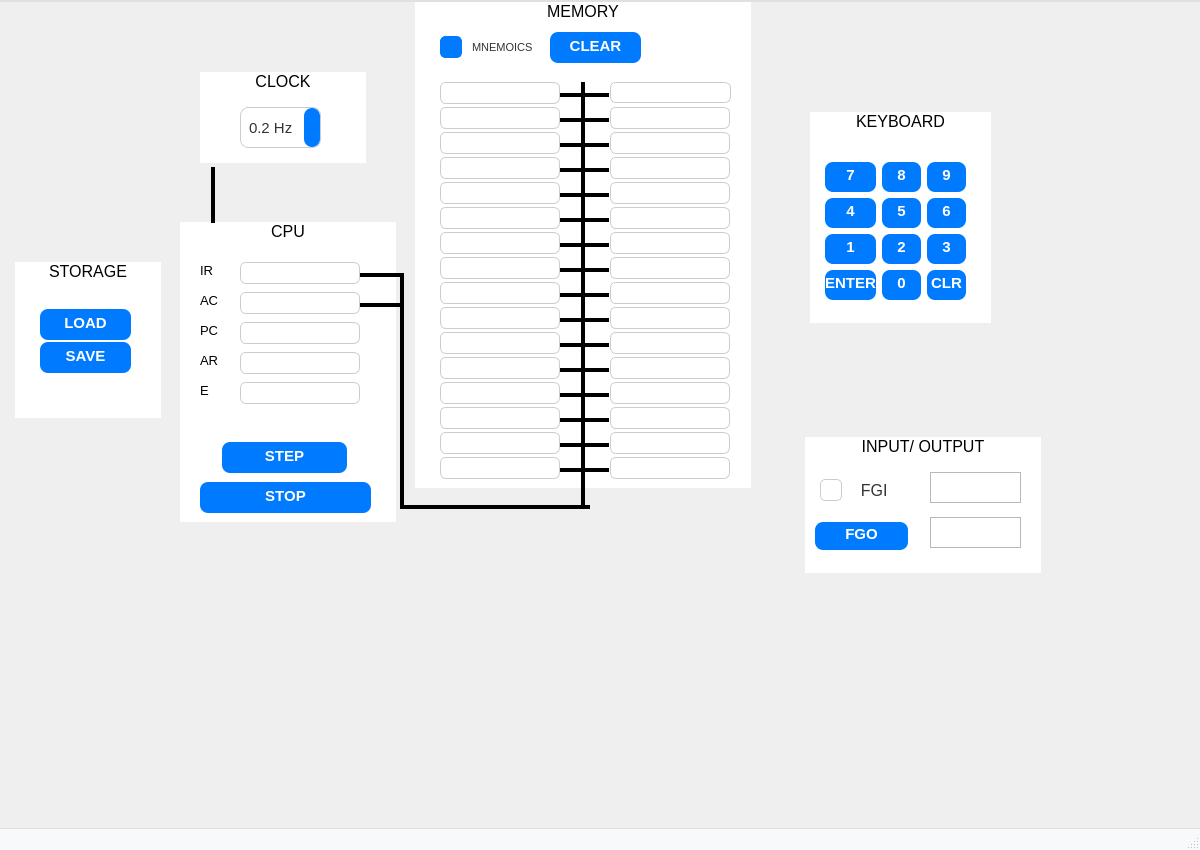
<?xml version="1.0" encoding="UTF-8"?>
<ui version="4.0">
 <class>MainWindow</class>
 <widget class="QMainWindow" name="MainWindow">
  <property name="geometry">
   <rect>
    <x>0</x>
    <y>0</y>
    <width>1200</width>
    <height>850</height>
   </rect>
  </property>
  <property name="windowTitle">
   <string>MainWindow</string>
  </property>
  <property name="styleSheet">
   <string notr="true">/* Main window styles */
QMainWindow {
    background-color: #rgb(255, 194, 108);
    color: rgb(0, 85, 0)333;
    font-family: 'Inter', Arial, sans-serif;
    font-size: 16px;
    border: none;
    border-radius: 10px;
}
/* Central widget styles 
QWidget {
    /*background-color: #f8f9fa;
    color: #333333;*/
   /* border-radius: 10px;
}*/

/* Header label styles */
QLabel#headerLabel {
    font-size: 28px;
    font-weight: 700;
    color: #333333;
    padding: 20px;
    border-bottom: 2px solid #e0e0e0;
    margin-bottom: 25px;
    text-transform: uppercase;
    letter-spacing: 1.2px;
}

/* LineEdit styles */
QLineEdit {
    background-color: #ffffff;
    border: 1px solid #cccccc;
    border-radius: 6px;
    color: #333333;
    padding: 2px;
    font-size: 15px;
}
QLineEdit:focus {
    border-color: #007bff;
}

/* Button styles */
QPushButton {
    background-color: #007bff;
    border: none;
    border-radius: 8px;
    color: #ffffff;
	padding: 4px,8px; 
    font-size: 15px;
    font-weight: 600;
}
QPushButton:hover {
    background-color: #0056b3;
}
QPushButton:pressed {
    background-color: #003f7f;
}

/* ComboBox styles */
QComboBox {
    background-color: #ffffff;
    border: 1px solid #cccccc;
    border-radius: 8px;
    color: #333333;
    padding: 8px;
    font-size: 15px;
}
QComboBox::drop-down {
    border: none;
    background-color: #007bff;
    border-radius: 8px;
    color: #ffffff;
}
QComboBox QAbstractItemView {
    background-color: #ffffff;
    color: #333333;
    selection-background-color: #007bff;
    border: 1px solid #cccccc;
    border-radius: 8px;
    padding: 5px;
}

/* CheckBox styles */
QCheckBox {
    color: #333333;
    spacing: 10px;
}
QCheckBox::indicator {
    width: 20px;
    height: 20px;
    background-color: #ffffff;
    border: 1px solid #cccccc;
    border-radius: 5px;
}
QCheckBox::indicator:checked {
    background-color: #007bff;
    border-color: #007bff;
}

/* ScrollBar styles */
QScrollBar:vertical {
    border: none;
    background: #f8f9fa;
    width: 14px;
    margin: 4px 2px 4px 2px;
    border-radius: 7px;
}
QScrollBar::handle:vertical {
    background: #cccccc;
    border-radius: 7px;
}
QScrollBar::handle:vertical:hover {
    background: #007bff;
}
QScrollBar::add-line:vertical, QScrollBar::sub-line:vertical {
    height: 0;
}

/* Menu bar styles */
QMenuBar {
    background-color: #f8f9fa;
    color: #333333;
    border: 1px solid #e0e0e0;
    border-radius: 8px;
}
QMenuBar::item {
    padding: 8px 16px;
    background: transparent;
    border-radius: 5px;
}
QMenuBar::item:selected {
    background: #007bff;
    color: #ffffff;
}

/* Status bar styles */
QStatusBar {
    background-color: #f8f9fa;
    color: #333333;
    border-top: 1px solid #e0e0e0;
}


/* Line styles */
</string>
  </property>
  <widget class="QWidget" name="centralwidget">
   <widget class="QLineEdit" name="memAddr_0">
    <property name="geometry">
     <rect>
      <x>440</x>
      <y>80</y>
      <width>120</width>
      <height>22</height>
     </rect>
    </property>
    <property name="text">
     <string/>
    </property>
   </widget>
   <widget class="QLineEdit" name="memAddr_1">
    <property name="geometry">
     <rect>
      <x>440</x>
      <y>105</y>
      <width>120</width>
      <height>22</height>
     </rect>
    </property>
   </widget>
   <widget class="QLineEdit" name="memAddr_3">
    <property name="geometry">
     <rect>
      <x>440</x>
      <y>155</y>
      <width>120</width>
      <height>22</height>
     </rect>
    </property>
   </widget>
   <widget class="QLineEdit" name="memAddr_2">
    <property name="geometry">
     <rect>
      <x>440</x>
      <y>130</y>
      <width>120</width>
      <height>22</height>
     </rect>
    </property>
   </widget>
   <widget class="QLineEdit" name="memAddr_5">
    <property name="geometry">
     <rect>
      <x>440</x>
      <y>205</y>
      <width>120</width>
      <height>22</height>
     </rect>
    </property>
   </widget>
   <widget class="QLineEdit" name="memAddr_7">
    <property name="geometry">
     <rect>
      <x>440</x>
      <y>255</y>
      <width>120</width>
      <height>22</height>
     </rect>
    </property>
   </widget>
   <widget class="QLineEdit" name="memAddr_4">
    <property name="geometry">
     <rect>
      <x>440</x>
      <y>180</y>
      <width>120</width>
      <height>22</height>
     </rect>
    </property>
   </widget>
   <widget class="QLineEdit" name="memAddr_6">
    <property name="geometry">
     <rect>
      <x>440</x>
      <y>230</y>
      <width>120</width>
      <height>22</height>
     </rect>
    </property>
   </widget>
   <widget class="QLineEdit" name="memAddr_9">
    <property name="geometry">
     <rect>
      <x>440</x>
      <y>305</y>
      <width>120</width>
      <height>22</height>
     </rect>
    </property>
   </widget>
   <widget class="QLineEdit" name="memAddr_11">
    <property name="geometry">
     <rect>
      <x>440</x>
      <y>355</y>
      <width>120</width>
      <height>22</height>
     </rect>
    </property>
   </widget>
   <widget class="QLineEdit" name="memAddr_12">
    <property name="geometry">
     <rect>
      <x>440</x>
      <y>380</y>
      <width>120</width>
      <height>22</height>
     </rect>
    </property>
   </widget>
   <widget class="QLineEdit" name="memAddr_8">
    <property name="geometry">
     <rect>
      <x>440</x>
      <y>280</y>
      <width>120</width>
      <height>22</height>
     </rect>
    </property>
   </widget>
   <widget class="QLineEdit" name="memAddr_13">
    <property name="geometry">
     <rect>
      <x>440</x>
      <y>405</y>
      <width>120</width>
      <height>22</height>
     </rect>
    </property>
   </widget>
   <widget class="QLineEdit" name="memAddr_14">
    <property name="geometry">
     <rect>
      <x>440</x>
      <y>430</y>
      <width>120</width>
      <height>22</height>
     </rect>
    </property>
   </widget>
   <widget class="QLineEdit" name="memAddr_10">
    <property name="geometry">
     <rect>
      <x>440</x>
      <y>330</y>
      <width>120</width>
      <height>22</height>
     </rect>
    </property>
   </widget>
   <widget class="QLineEdit" name="memAddr_15">
    <property name="geometry">
     <rect>
      <x>440</x>
      <y>455</y>
      <width>120</width>
      <height>22</height>
     </rect>
    </property>
   </widget>
   <widget class="QLineEdit" name="memAddr_28">
    <property name="geometry">
     <rect>
      <x>610</x>
      <y>380</y>
      <width>120</width>
      <height>22</height>
     </rect>
    </property>
   </widget>
   <widget class="QLineEdit" name="memAddr_19">
    <property name="geometry">
     <rect>
      <x>610</x>
      <y>155</y>
      <width>120</width>
      <height>22</height>
     </rect>
    </property>
   </widget>
   <widget class="QLineEdit" name="memAddr_17">
    <property name="geometry">
     <rect>
      <x>610</x>
      <y>105</y>
      <width>120</width>
      <height>22</height>
     </rect>
    </property>
   </widget>
   <widget class="QLineEdit" name="memAddr_29">
    <property name="geometry">
     <rect>
      <x>610</x>
      <y>405</y>
      <width>120</width>
      <height>22</height>
     </rect>
    </property>
   </widget>
   <widget class="QLineEdit" name="memAddr_27">
    <property name="geometry">
     <rect>
      <x>610</x>
      <y>355</y>
      <width>120</width>
      <height>22</height>
     </rect>
    </property>
   </widget>
   <widget class="QLineEdit" name="memAddr_20">
    <property name="geometry">
     <rect>
      <x>610</x>
      <y>180</y>
      <width>120</width>
      <height>22</height>
     </rect>
    </property>
   </widget>
   <widget class="QLineEdit" name="memAddr_24">
    <property name="geometry">
     <rect>
      <x>610</x>
      <y>280</y>
      <width>120</width>
      <height>22</height>
     </rect>
    </property>
   </widget>
   <widget class="QLineEdit" name="memAddr_16">
    <property name="geometry">
     <rect>
      <x>610</x>
      <y>80</y>
      <width>121</width>
      <height>21</height>
     </rect>
    </property>
   </widget>
   <widget class="QLineEdit" name="memAddr_22">
    <property name="geometry">
     <rect>
      <x>610</x>
      <y>230</y>
      <width>120</width>
      <height>22</height>
     </rect>
    </property>
   </widget>
   <widget class="QLineEdit" name="memAddr_21">
    <property name="geometry">
     <rect>
      <x>610</x>
      <y>205</y>
      <width>120</width>
      <height>22</height>
     </rect>
    </property>
   </widget>
   <widget class="QLineEdit" name="memAddr_26">
    <property name="geometry">
     <rect>
      <x>610</x>
      <y>330</y>
      <width>120</width>
      <height>22</height>
     </rect>
    </property>
   </widget>
   <widget class="QLineEdit" name="memAddr_31">
    <property name="geometry">
     <rect>
      <x>610</x>
      <y>455</y>
      <width>120</width>
      <height>22</height>
     </rect>
    </property>
   </widget>
   <widget class="QLineEdit" name="memAddr_30">
    <property name="geometry">
     <rect>
      <x>610</x>
      <y>430</y>
      <width>120</width>
      <height>22</height>
     </rect>
    </property>
   </widget>
   <widget class="QLineEdit" name="memAddr_25">
    <property name="geometry">
     <rect>
      <x>610</x>
      <y>305</y>
      <width>120</width>
      <height>22</height>
     </rect>
    </property>
   </widget>
   <widget class="QLineEdit" name="memAddr_18">
    <property name="geometry">
     <rect>
      <x>610</x>
      <y>130</y>
      <width>120</width>
      <height>22</height>
     </rect>
    </property>
   </widget>
   <widget class="QLineEdit" name="memAddr_23">
    <property name="geometry">
     <rect>
      <x>610</x>
      <y>255</y>
      <width>120</width>
      <height>22</height>
     </rect>
    </property>
   </widget>
   <widget class="QLineEdit" name="irInput">
    <property name="geometry">
     <rect>
      <x>240</x>
      <y>260</y>
      <width>120</width>
      <height>22</height>
     </rect>
    </property>
   </widget>
   <widget class="QLineEdit" name="acInput">
    <property name="geometry">
     <rect>
      <x>240</x>
      <y>290</y>
      <width>120</width>
      <height>22</height>
     </rect>
    </property>
   </widget>
   <widget class="QLineEdit" name="pcInput">
    <property name="geometry">
     <rect>
      <x>240</x>
      <y>320</y>
      <width>120</width>
      <height>22</height>
     </rect>
    </property>
   </widget>
   <widget class="QLineEdit" name="arInput">
    <property name="geometry">
     <rect>
      <x>240</x>
      <y>350</y>
      <width>120</width>
      <height>22</height>
     </rect>
    </property>
   </widget>
   <widget class="QLineEdit" name="eInput">
    <property name="geometry">
     <rect>
      <x>240</x>
      <y>380</y>
      <width>120</width>
      <height>22</height>
     </rect>
    </property>
   </widget>
   <widget class="QComboBox" name="cmb_clock">
    <property name="geometry">
     <rect>
      <x>240</x>
      <y>105</y>
      <width>81</width>
      <height>41</height>
     </rect>
    </property>
    <property name="font">
     <font>
      <pointsize>-1</pointsize>
     </font>
    </property>
    <item>
     <property name="text">
      <string>0.2 Hz</string>
     </property>
    </item>

   </widget>

   <!--<widget class="QPushButton" name="btn_run">
    <property name="geometry">
     <rect>
      <x>200</x>
      <y>440</y>
      <width>81</width>
      <height>31</height>
     </rect>
    </property>
    <property name="text">
     <string>RUN</string>
    </property>
   </widget>  -->

   <widget class="QPushButton" name="btn_step">
    <property name="geometry">
     <rect>
      <x>222</x>
      <y>440</y>
      <width>125</width>
      <height>31</height>
     </rect>
    </property>
    <property name="text">
     <string>STEP</string>
    </property>
   </widget>
   <widget class="QPushButton" name="btn_stop">
    <property name="geometry">
     <rect>
      <x>200</x>
      <y>480</y>
      <width>171</width>
      <height>31</height>
     </rect>
    </property>
    <property name="text">
     <string>STOP</string>
    </property>
   </widget>
   <widget class="QLabel" name="label">
    <property name="geometry">
     <rect>
      <x>200</x>
      <y>260</y>
      <width>55</width>
      <height>16</height>
     </rect>
    </property>
    <property name="font">
     <font>
      <pointsize>10</pointsize>
     </font>
    </property>
    <property name="text">
     <string>IR</string>
    </property>
   </widget>
   <widget class="QLabel" name="label_2">
    <property name="geometry">
     <rect>
      <x>200</x>
      <y>290</y>
      <width>55</width>
      <height>16</height>
     </rect>
    </property>
    <property name="font">
     <font>
      <pointsize>10</pointsize>
     </font>
    </property>
    <property name="text">
     <string>AC</string>
    </property>
   </widget>
   <widget class="QLabel" name="label_3">
    <property name="geometry">
     <rect>
      <x>200</x>
      <y>320</y>
      <width>55</width>
      <height>16</height>
     </rect>
    </property>
    <property name="font">
     <font>
      <pointsize>10</pointsize>
     </font>
    </property>
    <property name="text">
     <string>PC</string>
    </property>
   </widget>
   <widget class="QLabel" name="label_20">
    <property name="geometry">
     <rect>
      <x>200</x>
      <y>350</y>
      <width>55</width>
      <height>16</height>
     </rect>
    </property>
    <property name="font">
     <font>
      <pointsize>10</pointsize>
     </font>
    </property>
    <property name="text">
     <string>AR</string>
    </property>
   </widget>
   <widget class="QLabel" name="label_21">
    <property name="geometry">
     <rect>
      <x>200</x>
      <y>380</y>
      <width>55</width>
      <height>16</height>
     </rect>
    </property>
    <property name="font">
     <font>
      <pointsize>10</pointsize>
     </font>
    </property>
    <property name="text">
     <string>E</string>
    </property>
   </widget>
   <widget class="QPushButton" name="btn_clear">
    <property name="geometry">
     <rect>
      <x>550</x>
      <y>30</y>
      <width>91</width>
      <height>31</height>
     </rect>
    </property>
    <property name="text">
     <string>CLEAR</string>
    </property>
   </widget>
   <widget class="QCheckBox" name="tggl_mnemonic">
    <property name="enabled">
     <bool>true</bool>
    </property>
    <property name="geometry">
     <rect>
      <x>440</x>
      <y>30</y>
      <width>111</width>
      <height>31</height>
     </rect>
    </property>
    <property name="font">
     <font>
      <pointsize>8</pointsize>
     </font>
    </property>
    <property name="text">
     <string>MNEMOICS</string>
    </property>
    <property name="checked">
     <bool>true</bool>
    </property>
   </widget>
   <widget class="QPushButton" name="btn_load">
    <property name="geometry">
     <rect>
      <x>40</x>
      <y>307</y>
      <width>91</width>
      <height>31</height>
     </rect>
    </property>
    <property name="text">
     <string>LOAD</string>
    </property>
   </widget>
   <widget class="QPushButton" name="btn_save">
    <property name="geometry">
     <rect>
      <x>40</x>
      <y>340</y>
      <width>91</width>
      <height>31</height>
     </rect>
    </property>
    <property name="text">
     <string>SAVE</string>
    </property>
   </widget>
   <widget class="QWidget" name="gridLayoutWidget">
    <property name="geometry">
     <rect>
      <x>825</x>
      <y>160</y>
      <width>141</width>
      <height>141</height>
     </rect>
    </property>
    <layout class="QGridLayout" name="Keyboard">
     <item row="1" column="0">
      <widget class="QPushButton" name="K_4">
       <property name="text">
        <string>4</string>
       </property>
      </widget>
     </item>
     <item row="1" column="2">
      <widget class="QPushButton" name="K_6">
       <property name="text">
        <string>6</string>
       </property>
      </widget>
     </item>
     <item row="0" column="0">
      <widget class="QPushButton" name="K_7">
       <property name="text">
        <string>7</string>
       </property>
      </widget>
     </item>
     <item row="4" column="1">
      <widget class="QPushButton" name="K_2">
       <property name="text">
        <string>2</string>
       </property>
      </widget>
     </item>
     <item row="0" column="2">
      <widget class="QPushButton" name="K_9">
       <property name="text">
        <string>9</string>
       </property>
      </widget>
     </item>
     <item row="4" column="2">
      <widget class="QPushButton" name="K_3">
       <property name="text">
        <string>3</string>
       </property>
      </widget>
     </item>
     <item row="5" column="2">
      <widget class="QPushButton" name="K_clr">
       <property name="text">
        <string>CLR</string>
       </property>
      </widget>
     </item>
     <item row="4" column="0">
      <widget class="QPushButton" name="K_1">
       <property name="text">
        <string>1</string>
       </property>
      </widget>
     </item>
     <item row="0" column="1">
      <widget class="QPushButton" name="K_8">
       <property name="text">
        <string>8</string>
       </property>
      </widget>
     </item>
     <item row="5" column="1">
      <widget class="QPushButton" name="K_0">
       <property name="text">
        <string>0</string>
       </property>
      </widget>
     </item>
     <item row="1" column="1">
      <widget class="QPushButton" name="K_5">
       <property name="text">
        <string>5</string>
       </property>
      </widget>
     </item>
     <item row="5" column="0">
      <widget class="QPushButton" name="K_etr">
       <property name="font">
        <font>
         <pointsize>-1</pointsize>
         <weight>75</weight>
         <bold>true</bold>
        </font>
       </property>
       <property name="text">
        <string>ENTER</string>
       </property>
      </widget>
     </item>
    </layout>
   </widget>
   <widget class="QLabel" name="label_6">
    <property name="geometry">
     <rect>
      <x>180</x>
      <y>220</y>
      <width>216</width>
      <height>300</height>
     </rect>
    </property>
    <property name="font">
     <font>
      <pointsize>12</pointsize>
     </font>
    </property>
    <property name="styleSheet">
     <string notr="true">QLabel{
background-color: rgb(255, 255, 255);

}</string>
    </property>
    <property name="text">
     <string>CPU</string>
    </property>
    <property name="alignment">
     <set>Qt::AlignHCenter|Qt::AlignTop</set>
    </property>
   </widget>
   <widget class="QLabel" name="label_7">
    <property name="geometry">
     <rect>
      <x>200</x>
      <y>70</y>
      <width>166</width>
      <height>91</height>
     </rect>
    </property>
    <property name="font">
     <font>
      <pointsize>12</pointsize>
     </font>
    </property>
    <property name="styleSheet">
     <string notr="true">QLabel{
background-color: rgb(255, 255, 255);

}</string>
    </property>
    <property name="text">
     <string>CLOCK</string>
    </property>
    <property name="alignment">
     <set>Qt::AlignHCenter|Qt::AlignTop</set>
    </property>
   </widget>
   <widget class="QLabel" name="label_8">
    <property name="geometry">
     <rect>
      <x>415</x>
      <y>0</y>
      <width>336</width>
      <height>486</height>
     </rect>
    </property>
    <property name="font">
     <font>
      <pointsize>12</pointsize>
     </font>
    </property>
    <property name="styleSheet">
     <string notr="true">QLabel{
background-color: rgb(255, 255, 255);

}</string>
    </property>
    <property name="text">
     <string>MEMORY</string>
    </property>
    <property name="alignment">
     <set>Qt::AlignHCenter|Qt::AlignTop</set>
    </property>
   </widget>
   <widget class="QLabel" name="label_9">
    <property name="geometry">
     <rect>
      <x>810</x>
      <y>110</y>
      <width>181</width>
      <height>211</height>
     </rect>
    </property>
    <property name="font">
     <font>
      <pointsize>12</pointsize>
     </font>
    </property>
    <property name="styleSheet">
     <string notr="true">QLabel{
background-color: rgb(255, 255, 255);

}</string>
    </property>
    <property name="text">
     <string>KEYBOARD</string>
    </property>
    <property name="alignment">
     <set>Qt::AlignHCenter|Qt::AlignTop</set>
    </property>
   </widget>
   <widget class="QLabel" name="label_10">
    <property name="geometry">
     <rect>
      <x>15</x>
      <y>260</y>
      <width>146</width>
      <height>156</height>
     </rect>
    </property>
    <property name="font">
     <font>
      <pointsize>12</pointsize>
     </font>
    </property>
    <property name="styleSheet">
     <string notr="true">QLabel{
background-color: rgb(255, 255, 255);

}</string>
    </property>
    <property name="text">
     <string>STORAGE</string>
    </property>
    <property name="alignment">
     <set>Qt::AlignHCenter|Qt::AlignTop</set>
    </property>
   </widget>
   <widget class="Line" name="line">
    <property name="windowModality">
     <enum>Qt::NonModal</enum>
    </property>
    <property name="enabled">
     <bool>true</bool>
    </property>
    <property name="geometry">
     <rect>
      <x>575</x>
      <y>80</y>
      <width>16</width>
      <height>426</height>
     </rect>
    </property>
    <property name="autoFillBackground">
     <bool>false</bool>
    </property>
    <property name="frameShadow">
     <enum>QFrame::Plain</enum>
    </property>
    <property name="lineWidth">
     <number>4</number>
    </property>
    <property name="orientation">
     <enum>Qt::Vertical</enum>
    </property>
   </widget>
   <widget class="Line" name="line_2">
    <property name="geometry">
     <rect>
      <x>400</x>
      <y>500</y>
      <width>190</width>
      <height>10</height>
     </rect>
    </property>
    <property name="frameShadow">
     <enum>QFrame::Plain</enum>
    </property>
    <property name="lineWidth">
     <number>4</number>
    </property>
    <property name="orientation">
     <enum>Qt::Horizontal</enum>
    </property>
   </widget>
   <widget class="Line" name="line_3">
    <property name="geometry">
     <rect>
      <x>394</x>
      <y>273</y>
      <width>16</width>
      <height>231</height>
     </rect>
    </property>
    <property name="frameShadow">
     <enum>QFrame::Plain</enum>
    </property>
    <property name="lineWidth">
     <number>4</number>
    </property>
    <property name="orientation">
     <enum>Qt::Vertical</enum>
    </property>
   </widget>
   <widget class="Line" name="line_4">
    <property name="geometry">
     <rect>
      <x>360</x>
      <y>265</y>
      <width>44</width>
      <height>16</height>
     </rect>
    </property>
    <property name="frameShadow">
     <enum>QFrame::Plain</enum>
    </property>
    <property name="lineWidth">
     <number>4</number>
    </property>
    <property name="orientation">
     <enum>Qt::Horizontal</enum>
    </property>
   </widget>
   <widget class="Line" name="line_5">
    <property name="geometry">
     <rect>
      <x>360</x>
      <y>295</y>
      <width>41</width>
      <height>16</height>
     </rect>
    </property>
    <property name="frameShadow">
     <enum>QFrame::Plain</enum>
    </property>
    <property name="lineWidth">
     <number>4</number>
    </property>
    <property name="orientation">
     <enum>Qt::Horizontal</enum>
    </property>
   </widget>
   <widget class="Line" name="line_6">
    <property name="geometry">
     <rect>
      <x>205</x>
      <y>165</y>
      <width>16</width>
      <height>56</height>
     </rect>
    </property>
    <property name="frameShadow">
     <enum>QFrame::Plain</enum>
    </property>
    <property name="lineWidth">
     <number>4</number>
    </property>
    <property name="orientation">
     <enum>Qt::Vertical</enum>
    </property>
   </widget>
   <widget class="Line" name="line_7">
    <property name="geometry">
     <rect>
      <x>560</x>
      <y>85</y>
      <width>29</width>
      <height>16</height>
     </rect>
    </property>
    <property name="frameShadow">
     <enum>QFrame::Plain</enum>
    </property>
    <property name="lineWidth">
     <number>4</number>
    </property>
    <property name="orientation">
     <enum>Qt::Horizontal</enum>
    </property>
   </widget>
   <widget class="Line" name="line_8">
    <property name="geometry">
     <rect>
      <x>560</x>
      <y>110</y>
      <width>29</width>
      <height>16</height>
     </rect>
    </property>
    <property name="frameShadow">
     <enum>QFrame::Plain</enum>
    </property>
    <property name="lineWidth">
     <number>4</number>
    </property>
    <property name="orientation">
     <enum>Qt::Horizontal</enum>
    </property>
   </widget>
   <widget class="Line" name="line_9">
    <property name="geometry">
     <rect>
      <x>560</x>
      <y>135</y>
      <width>29</width>
      <height>16</height>
     </rect>
    </property>
    <property name="frameShadow">
     <enum>QFrame::Plain</enum>
    </property>
    <property name="lineWidth">
     <number>4</number>
    </property>
    <property name="orientation">
     <enum>Qt::Horizontal</enum>
    </property>
   </widget>
   <widget class="Line" name="line_10">
    <property name="geometry">
     <rect>
      <x>560</x>
      <y>210</y>
      <width>29</width>
      <height>16</height>
     </rect>
    </property>
    <property name="frameShadow">
     <enum>QFrame::Plain</enum>
    </property>
    <property name="lineWidth">
     <number>4</number>
    </property>
    <property name="orientation">
     <enum>Qt::Horizontal</enum>
    </property>
   </widget>
   <widget class="Line" name="line_11">
    <property name="geometry">
     <rect>
      <x>560</x>
      <y>185</y>
      <width>29</width>
      <height>16</height>
     </rect>
    </property>
    <property name="frameShadow">
     <enum>QFrame::Plain</enum>
    </property>
    <property name="lineWidth">
     <number>4</number>
    </property>
    <property name="orientation">
     <enum>Qt::Horizontal</enum>
    </property>
   </widget>
   <widget class="Line" name="line_12">
    <property name="geometry">
     <rect>
      <x>560</x>
      <y>160</y>
      <width>29</width>
      <height>16</height>
     </rect>
    </property>
    <property name="frameShadow">
     <enum>QFrame::Plain</enum>
    </property>
    <property name="lineWidth">
     <number>4</number>
    </property>
    <property name="orientation">
     <enum>Qt::Horizontal</enum>
    </property>
   </widget>
   <widget class="Line" name="line_13">
    <property name="geometry">
     <rect>
      <x>560</x>
      <y>360</y>
      <width>29</width>
      <height>16</height>
     </rect>
    </property>
    <property name="frameShadow">
     <enum>QFrame::Plain</enum>
    </property>
    <property name="lineWidth">
     <number>4</number>
    </property>
    <property name="orientation">
     <enum>Qt::Horizontal</enum>
    </property>
   </widget>
   <widget class="Line" name="line_14">
    <property name="geometry">
     <rect>
      <x>560</x>
      <y>285</y>
      <width>29</width>
      <height>16</height>
     </rect>
    </property>
    <property name="frameShadow">
     <enum>QFrame::Plain</enum>
    </property>
    <property name="lineWidth">
     <number>4</number>
    </property>
    <property name="orientation">
     <enum>Qt::Horizontal</enum>
    </property>
   </widget>
   <widget class="Line" name="line_15">
    <property name="geometry">
     <rect>
      <x>560</x>
      <y>260</y>
      <width>29</width>
      <height>16</height>
     </rect>
    </property>
    <property name="frameShadow">
     <enum>QFrame::Plain</enum>
    </property>
    <property name="lineWidth">
     <number>4</number>
    </property>
    <property name="orientation">
     <enum>Qt::Horizontal</enum>
    </property>
   </widget>
   <widget class="Line" name="line_16">
    <property name="geometry">
     <rect>
      <x>560</x>
      <y>310</y>
      <width>29</width>
      <height>16</height>
     </rect>
    </property>
    <property name="frameShadow">
     <enum>QFrame::Plain</enum>
    </property>
    <property name="lineWidth">
     <number>4</number>
    </property>
    <property name="orientation">
     <enum>Qt::Horizontal</enum>
    </property>
   </widget>
   <widget class="Line" name="line_17">
    <property name="geometry">
     <rect>
      <x>560</x>
      <y>335</y>
      <width>29</width>
      <height>16</height>
     </rect>
    </property>
    <property name="frameShadow">
     <enum>QFrame::Plain</enum>
    </property>
    <property name="lineWidth">
     <number>4</number>
    </property>
    <property name="orientation">
     <enum>Qt::Horizontal</enum>
    </property>
   </widget>
   <widget class="Line" name="line_18">
    <property name="geometry">
     <rect>
      <x>560</x>
      <y>235</y>
      <width>29</width>
      <height>16</height>
     </rect>
    </property>
    <property name="frameShadow">
     <enum>QFrame::Plain</enum>
    </property>
    <property name="lineWidth">
     <number>4</number>
    </property>
    <property name="orientation">
     <enum>Qt::Horizontal</enum>
    </property>
   </widget>
   <widget class="Line" name="line_19">
    <property name="geometry">
     <rect>
      <x>560</x>
      <y>460</y>
      <width>29</width>
      <height>16</height>
     </rect>
    </property>
    <property name="frameShadow">
     <enum>QFrame::Plain</enum>
    </property>
    <property name="lineWidth">
     <number>4</number>
    </property>
    <property name="orientation">
     <enum>Qt::Horizontal</enum>
    </property>
   </widget>
   <widget class="Line" name="line_20">
    <property name="geometry">
     <rect>
      <x>560</x>
      <y>435</y>
      <width>29</width>
      <height>16</height>
     </rect>
    </property>
    <property name="frameShadow">
     <enum>QFrame::Plain</enum>
    </property>
    <property name="lineWidth">
     <number>4</number>
    </property>
    <property name="orientation">
     <enum>Qt::Horizontal</enum>
    </property>
   </widget>
   <widget class="Line" name="line_21">
    <property name="geometry">
     <rect>
      <x>560</x>
      <y>385</y>
      <width>29</width>
      <height>16</height>
     </rect>
    </property>
    <property name="frameShadow">
     <enum>QFrame::Plain</enum>
    </property>
    <property name="lineWidth">
     <number>4</number>
    </property>
    <property name="orientation">
     <enum>Qt::Horizontal</enum>
    </property>
   </widget>
   <widget class="Line" name="line_22">
    <property name="geometry">
     <rect>
      <x>560</x>
      <y>410</y>
      <width>29</width>
      <height>16</height>
     </rect>
    </property>
    <property name="frameShadow">
     <enum>QFrame::Plain</enum>
    </property>
    <property name="lineWidth">
     <number>4</number>
    </property>
    <property name="orientation">
     <enum>Qt::Horizontal</enum>
    </property>
   </widget>
   <widget class="Line" name="line_23">
    <property name="geometry">
     <rect>
      <x>580</x>
      <y>410</y>
      <width>29</width>
      <height>16</height>
     </rect>
    </property>
    <property name="frameShadow">
     <enum>QFrame::Plain</enum>
    </property>
    <property name="lineWidth">
     <number>4</number>
    </property>
    <property name="orientation">
     <enum>Qt::Horizontal</enum>
    </property>
   </widget>
   <widget class="Line" name="line_24">
    <property name="geometry">
     <rect>
      <x>580</x>
      <y>210</y>
      <width>29</width>
      <height>16</height>
     </rect>
    </property>
    <property name="frameShadow">
     <enum>QFrame::Plain</enum>
    </property>
    <property name="lineWidth">
     <number>4</number>
    </property>
    <property name="orientation">
     <enum>Qt::Horizontal</enum>
    </property>
   </widget>
   <widget class="Line" name="line_25">
    <property name="geometry">
     <rect>
      <x>580</x>
      <y>435</y>
      <width>29</width>
      <height>16</height>
     </rect>
    </property>
    <property name="frameShadow">
     <enum>QFrame::Plain</enum>
    </property>
    <property name="lineWidth">
     <number>4</number>
    </property>
    <property name="orientation">
     <enum>Qt::Horizontal</enum>
    </property>
   </widget>
   <widget class="Line" name="line_26">
    <property name="geometry">
     <rect>
      <x>580</x>
      <y>360</y>
      <width>29</width>
      <height>16</height>
     </rect>
    </property>
    <property name="frameShadow">
     <enum>QFrame::Plain</enum>
    </property>
    <property name="lineWidth">
     <number>4</number>
    </property>
    <property name="orientation">
     <enum>Qt::Horizontal</enum>
    </property>
   </widget>
   <widget class="Line" name="line_27">
    <property name="geometry">
     <rect>
      <x>580</x>
      <y>460</y>
      <width>29</width>
      <height>16</height>
     </rect>
    </property>
    <property name="frameShadow">
     <enum>QFrame::Plain</enum>
    </property>
    <property name="lineWidth">
     <number>4</number>
    </property>
    <property name="orientation">
     <enum>Qt::Horizontal</enum>
    </property>
   </widget>
   <widget class="Line" name="line_28">
    <property name="geometry">
     <rect>
      <x>580</x>
      <y>335</y>
      <width>29</width>
      <height>16</height>
     </rect>
    </property>
    <property name="frameShadow">
     <enum>QFrame::Plain</enum>
    </property>
    <property name="lineWidth">
     <number>4</number>
    </property>
    <property name="orientation">
     <enum>Qt::Horizontal</enum>
    </property>
   </widget>
   <widget class="Line" name="line_29">
    <property name="geometry">
     <rect>
      <x>580</x>
      <y>135</y>
      <width>29</width>
      <height>16</height>
     </rect>
    </property>
    <property name="frameShadow">
     <enum>QFrame::Plain</enum>
    </property>
    <property name="lineWidth">
     <number>4</number>
    </property>
    <property name="orientation">
     <enum>Qt::Horizontal</enum>
    </property>
   </widget>
   <widget class="Line" name="line_30">
    <property name="geometry">
     <rect>
      <x>580</x>
      <y>260</y>
      <width>29</width>
      <height>16</height>
     </rect>
    </property>
    <property name="frameShadow">
     <enum>QFrame::Plain</enum>
    </property>
    <property name="lineWidth">
     <number>4</number>
    </property>
    <property name="orientation">
     <enum>Qt::Horizontal</enum>
    </property>
   </widget>
   <widget class="Line" name="line_31">
    <property name="geometry">
     <rect>
      <x>580</x>
      <y>185</y>
      <width>29</width>
      <height>16</height>
     </rect>
    </property>
    <property name="frameShadow">
     <enum>QFrame::Plain</enum>
    </property>
    <property name="lineWidth">
     <number>4</number>
    </property>
    <property name="orientation">
     <enum>Qt::Horizontal</enum>
    </property>
   </widget>
   <widget class="Line" name="line_32">
    <property name="geometry">
     <rect>
      <x>580</x>
      <y>160</y>
      <width>29</width>
      <height>16</height>
     </rect>
    </property>
    <property name="frameShadow">
     <enum>QFrame::Plain</enum>
    </property>
    <property name="lineWidth">
     <number>4</number>
    </property>
    <property name="orientation">
     <enum>Qt::Horizontal</enum>
    </property>
   </widget>
   <widget class="Line" name="line_33">
    <property name="geometry">
     <rect>
      <x>580</x>
      <y>110</y>
      <width>29</width>
      <height>16</height>
     </rect>
    </property>
    <property name="frameShadow">
     <enum>QFrame::Plain</enum>
    </property>
    <property name="lineWidth">
     <number>4</number>
    </property>
    <property name="orientation">
     <enum>Qt::Horizontal</enum>
    </property>
   </widget>
   <widget class="Line" name="line_34">
    <property name="geometry">
     <rect>
      <x>580</x>
      <y>285</y>
      <width>29</width>
      <height>16</height>
     </rect>
    </property>
    <property name="frameShadow">
     <enum>QFrame::Plain</enum>
    </property>
    <property name="lineWidth">
     <number>4</number>
    </property>
    <property name="orientation">
     <enum>Qt::Horizontal</enum>
    </property>
   </widget>
   <widget class="Line" name="line_35">
    <property name="geometry">
     <rect>
      <x>580</x>
      <y>310</y>
      <width>29</width>
      <height>16</height>
     </rect>
    </property>
    <property name="frameShadow">
     <enum>QFrame::Plain</enum>
    </property>
    <property name="lineWidth">
     <number>4</number>
    </property>
    <property name="orientation">
     <enum>Qt::Horizontal</enum>
    </property>
   </widget>
   <widget class="Line" name="line_36">
    <property name="geometry">
     <rect>
      <x>580</x>
      <y>385</y>
      <width>29</width>
      <height>16</height>
     </rect>
    </property>
    <property name="frameShadow">
     <enum>QFrame::Plain</enum>
    </property>
    <property name="lineWidth">
     <number>4</number>
    </property>
    <property name="orientation">
     <enum>Qt::Horizontal</enum>
    </property>
   </widget>
   <widget class="Line" name="line_37">
    <property name="geometry">
     <rect>
      <x>580</x>
      <y>235</y>
      <width>29</width>
      <height>16</height>
     </rect>
    </property>
    <property name="frameShadow">
     <enum>QFrame::Plain</enum>
    </property>
    <property name="lineWidth">
     <number>4</number>
    </property>
    <property name="orientation">
     <enum>Qt::Horizontal</enum>
    </property>
   </widget>
   <widget class="Line" name="line_38">
    <property name="geometry">
     <rect>
      <x>580</x>
      <y>85</y>
      <width>29</width>
      <height>16</height>
     </rect>
    </property>
    <property name="frameShadow">
     <enum>QFrame::Plain</enum>
    </property>
    <property name="lineWidth">
     <number>4</number>
    </property>
    <property name="orientation">
     <enum>Qt::Horizontal</enum>
    </property>
   </widget>
   <widget class="QLabel" name="label_12">
    <property name="geometry">
     <rect>
      <x>805</x>
      <y>435</y>
      <width>236</width>
      <height>136</height>
     </rect>
    </property>
    <property name="font">
     <font>
      <pointsize>12</pointsize>
     </font>
    </property>
    <property name="styleSheet">
     <string notr="true">QLabel{
background-color: rgb(255, 255, 255);

}</string>
    </property>
    <property name="text">
     <string>INPUT/ OUTPUT</string>
    </property>
    <property name="alignment">
     <set>Qt::AlignHCenter|Qt::AlignTop</set>
    </property>
   </widget>
   <widget class="QPushButton" name="FGO_2">
    <property name="geometry">
     <rect>
      <x>815</x>
      <y>520</y>
      <width>93</width>
      <height>28</height>
     </rect>
    </property>
    <property name="text">
     <string>FGO</string>
    </property>
   </widget>
   <widget class="QTextBrowser" name="textBrowser_2">
    <property name="geometry">
     <rect>
      <x>930</x>
      <y>515</y>
      <width>91</width>
      <height>31</height>
     </rect>
    </property>
   </widget>
   <widget class="QTextBrowser" name="textBrowser_3">
    <property name="geometry">
     <rect>
      <x>930</x>
      <y>470</y>
      <width>91</width>
      <height>31</height>
     </rect>
    </property>
   </widget>
   <widget class="QCheckBox" name="checkBox">
    <property name="geometry">
     <rect>
      <x>820</x>
      <y>465</y>
      <width>91</width>
      <height>46</height>
     </rect>
    </property>
    <property name="font">
     <font>
      <pointsize>12</pointsize>
      <weight>50</weight>
      <italic>false</italic>
      <bold>false</bold>
     </font>
    </property>
    <property name="text">
     <string>  FGI</string>
    </property>
   </widget>
   <zorder>label_10</zorder>
   <zorder>label_9</zorder>
   <zorder>label_8</zorder>
   <zorder>label_7</zorder>
   <zorder>label_6</zorder>
   <zorder>memAddr_0</zorder>
   <zorder>memAddr_1</zorder>
   <zorder>memAddr_3</zorder>
   <zorder>memAddr_2</zorder>
   <zorder>memAddr_5</zorder>
   <zorder>memAddr_7</zorder>
   <zorder>memAddr_4</zorder>
   <zorder>memAddr_6</zorder>
   <zorder>memAddr_9</zorder>
   <zorder>memAddr_11</zorder>
   <zorder>memAddr_12</zorder>
   <zorder>memAddr_8</zorder>
   <zorder>memAddr_13</zorder>
   <zorder>memAddr_14</zorder>
   <zorder>memAddr_10</zorder>
   <zorder>memAddr_15</zorder>
   <zorder>memAddr_28</zorder>
   <zorder>memAddr_19</zorder>
   <zorder>memAddr_17</zorder>
   <zorder>memAddr_29</zorder>
   <zorder>memAddr_27</zorder>
   <zorder>memAddr_20</zorder>
   <zorder>memAddr_24</zorder>
   <zorder>memAddr_16</zorder>
   <zorder>memAddr_22</zorder>
   <zorder>memAddr_21</zorder>
   <zorder>memAddr_26</zorder>
   <zorder>memAddr_31</zorder>
   <zorder>memAddr_30</zorder>
   <zorder>memAddr_25</zorder>
   <zorder>memAddr_18</zorder>
   <zorder>memAddr_23</zorder>
   <zorder>cmb_clock</zorder>
   <zorder>btn_run</zorder>
   <zorder>btn_step</zorder>
   <zorder>btn_stop</zorder>
   <zorder>label</zorder>
   <zorder>label_2</zorder>
   <zorder>label_3</zorder>
   <zorder>tggl_mnemonic</zorder>
   <zorder>btn_load</zorder>
   <zorder>btn_save</zorder>
   <zorder>acInput</zorder>
   <zorder>irInput</zorder>
   <zorder>pcInput</zorder>
   <zorder>btn_clear</zorder>
   <zorder>gridLayoutWidget</zorder>
   <zorder>line_2</zorder>
   <zorder>line_3</zorder>
   <zorder>line_4</zorder>
   <zorder>line_5</zorder>
   <zorder>line_6</zorder>
   <zorder>line</zorder>
   <zorder>line_7</zorder>
   <zorder>line_8</zorder>
   <zorder>line_9</zorder>
   <zorder>line_10</zorder>
   <zorder>line_11</zorder>
   <zorder>line_12</zorder>
   <zorder>line_13</zorder>
   <zorder>line_14</zorder>
   <zorder>line_15</zorder>
   <zorder>line_16</zorder>
   <zorder>line_17</zorder>
   <zorder>line_18</zorder>
   <zorder>line_19</zorder>
   <zorder>line_20</zorder>
   <zorder>line_21</zorder>
   <zorder>line_22</zorder>
   <zorder>line_23</zorder>
   <zorder>line_24</zorder>
   <zorder>line_25</zorder>
   <zorder>line_26</zorder>
   <zorder>line_27</zorder>
   <zorder>line_28</zorder>
   <zorder>line_29</zorder>
   <zorder>line_30</zorder>
   <zorder>line_31</zorder>
   <zorder>line_32</zorder>
   <zorder>line_33</zorder>
   <zorder>line_34</zorder>
   <zorder>line_35</zorder>
   <zorder>line_36</zorder>
   <zorder>line_37</zorder>
   <zorder>line_38</zorder>
   <zorder>arInput</zorder>
   <zorder>eInput</zorder>
   <zorder>label_20</zorder>
   <zorder>label_21</zorder>
   <zorder>label_12</zorder>
   <zorder>FGO_2</zorder>
   <zorder>textBrowser_2</zorder>
   <zorder>textBrowser_3</zorder>
   <zorder>checkBox</zorder>
  </widget>
  <widget class="QMenuBar" name="menubar">
   <property name="geometry">
    <rect>
     <x>0</x>
     <y>0</y>
     <width>1200</width>
     <height>39</height>
    </rect>
   </property>
  </widget>
  <widget class="QStatusBar" name="statusbar"/>
 </widget>
 <resources/>
 <connections/>
</ui>
